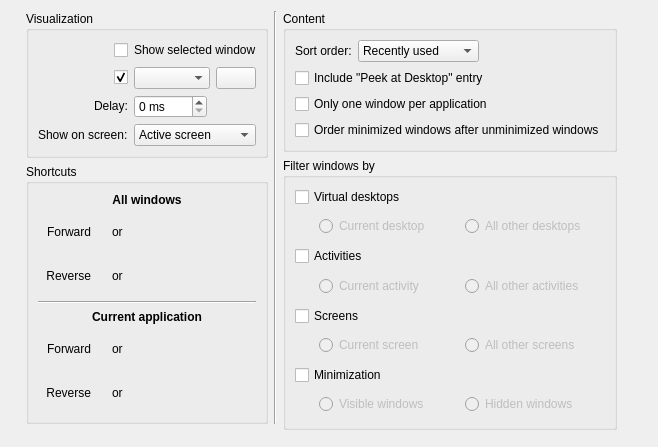
<?xml version="1.0" encoding="UTF-8"?>
<ui version="4.0">
 <class>NWinTabBoxConfigForm</class>
 <widget class="QWidget" name="NWinTabBoxConfigForm">
  <property name="geometry">
   <rect>
    <x>0</x>
    <y>0</y>
    <width>658</width>
    <height>418</height>
   </rect>
  </property>
  <layout class="QHBoxLayout" name="horizontalLayout_2" stretch="1,1,2">
   <item>
    <spacer name="horizontalSpacer_2">
     <property name="orientation">
      <enum>Qt::Horizontal</enum>
     </property>
     <property name="sizeHint" stdset="0">
      <size>
       <width>40</width>
       <height>20</height>
      </size>
     </property>
    </spacer>
   </item>
   <item>
    <layout class="QGridLayout" name="gridLayout_5">
     <item row="0" column="2">
      <widget class="QGroupBox" name="groupBox_3">
       <property name="title">
        <string>Content</string>
       </property>
       <property name="flat">
        <bool>true</bool>
       </property>
       <layout class="QGridLayout" name="gridLayout_2">
        <item row="1" column="0" rowspan="2" colspan="3">
         <widget class="QCheckBox" name="showDesktop">
          <property name="text">
           <string>Include &quot;Peek at Desktop&quot; entry</string>
          </property>
         </widget>
        </item>
        <item row="0" column="1">
         <widget class="QComboBox" name="switchingModeCombo">
          <property name="sizePolicy">
           <sizepolicy hsizetype="MinimumExpanding" vsizetype="Fixed">
            <horstretch>0</horstretch>
            <verstretch>0</verstretch>
           </sizepolicy>
          </property>
          <item>
           <property name="text">
            <string>Recently used</string>
           </property>
          </item>
          <item>
           <property name="text">
            <string>Stacking order</string>
           </property>
          </item>
         </widget>
        </item>
        <item row="3" column="0" colspan="3">
         <widget class="QCheckBox" name="oneAppWindow">
          <property name="text">
           <string>Only one window per application</string>
          </property>
          <property name="checked">
           <bool>false</bool>
          </property>
         </widget>
        </item>
        <item row="4" column="0" colspan="3">
         <widget class="QCheckBox" name="orderMinimized">
          <property name="text">
           <string>Order minimized windows after unminimized windows</string>
          </property>
          <property name="checked">
           <bool>false</bool>
          </property>
         </widget>
        </item>
        <item row="0" column="0">
         <widget class="QLabel" name="label_8">
          <property name="text">
           <string>Sort order:</string>
          </property>
          <property name="buddy">
           <cstring>switchingModeCombo</cstring>
          </property>
         </widget>
        </item>
        <item row="0" column="2">
         <spacer name="horizontalSpacer_4">
          <property name="orientation">
           <enum>Qt::Horizontal</enum>
          </property>
          <property name="sizeHint" stdset="0">
           <size>
            <width>40</width>
            <height>20</height>
           </size>
          </property>
         </spacer>
        </item>
       </layout>
      </widget>
     </item>
     <item row="1" column="2" rowspan="3">
      <widget class="QGroupBox" name="groupBox">
       <property name="title">
        <string>Filter windows by</string>
       </property>
       <property name="flat">
        <bool>true</bool>
       </property>
       <layout class="QVBoxLayout" name="verticalLayout">
        <item>
         <widget class="QCheckBox" name="filterDesktops">
          <property name="text">
           <string>Virtual desktops</string>
          </property>
          <property name="checked">
           <bool>false</bool>
          </property>
         </widget>
        </item>
        <item>
         <widget class="QWidget" name="desktopFilter" native="true">
          <property name="enabled">
           <bool>false</bool>
          </property>
          <layout class="QHBoxLayout" name="horizontalLayout_3">
           <property name="leftMargin">
            <number>0</number>
           </property>
           <property name="topMargin">
            <number>0</number>
           </property>
           <property name="rightMargin">
            <number>0</number>
           </property>
           <property name="bottomMargin">
            <number>0</number>
           </property>
           <item>
            <spacer name="horizontalSpacer_6">
             <property name="orientation">
              <enum>Qt::Horizontal</enum>
             </property>
             <property name="sizeType">
              <enum>QSizePolicy::Fixed</enum>
             </property>
             <property name="sizeHint" stdset="0">
              <size>
               <width>24</width>
               <height>20</height>
              </size>
             </property>
            </spacer>
           </item>
           <item>
            <widget class="QRadioButton" name="currentDesktop">
             <property name="text">
              <string>Current desktop</string>
             </property>
            </widget>
           </item>
           <item>
            <widget class="QRadioButton" name="otherDesktops">
             <property name="text">
              <string>All other desktops</string>
             </property>
            </widget>
           </item>
          </layout>
         </widget>
        </item>
        <item>
         <widget class="QCheckBox" name="filterActivities">
          <property name="text">
           <string>Activities</string>
          </property>
          <property name="checked">
           <bool>false</bool>
          </property>
         </widget>
        </item>
        <item>
         <widget class="QWidget" name="activityFilter" native="true">
          <property name="enabled">
           <bool>false</bool>
          </property>
          <layout class="QHBoxLayout" name="horizontalLayout_4">
           <property name="leftMargin">
            <number>0</number>
           </property>
           <property name="topMargin">
            <number>0</number>
           </property>
           <property name="rightMargin">
            <number>0</number>
           </property>
           <property name="bottomMargin">
            <number>0</number>
           </property>
           <item>
            <spacer name="horizontalSpacer_7">
             <property name="orientation">
              <enum>Qt::Horizontal</enum>
             </property>
             <property name="sizeType">
              <enum>QSizePolicy::Fixed</enum>
             </property>
             <property name="sizeHint" stdset="0">
              <size>
               <width>24</width>
               <height>20</height>
              </size>
             </property>
            </spacer>
           </item>
           <item>
            <widget class="QRadioButton" name="currentActivity">
             <property name="text">
              <string>Current activity</string>
             </property>
            </widget>
           </item>
           <item>
            <widget class="QRadioButton" name="otherActivities">
             <property name="text">
              <string>All other activities</string>
             </property>
            </widget>
           </item>
          </layout>
         </widget>
        </item>
        <item>
         <widget class="QCheckBox" name="filterScreens">
          <property name="text">
           <string>Screens</string>
          </property>
          <property name="checked">
           <bool>false</bool>
          </property>
         </widget>
        </item>
        <item>
         <widget class="QWidget" name="screenFilter" native="true">
          <property name="enabled">
           <bool>false</bool>
          </property>
          <layout class="QHBoxLayout" name="horizontalLayout_7">
           <property name="leftMargin">
            <number>0</number>
           </property>
           <property name="topMargin">
            <number>0</number>
           </property>
           <property name="rightMargin">
            <number>0</number>
           </property>
           <property name="bottomMargin">
            <number>0</number>
           </property>
           <item>
            <spacer name="horizontalSpacer_8">
             <property name="orientation">
              <enum>Qt::Horizontal</enum>
             </property>
             <property name="sizeType">
              <enum>QSizePolicy::Fixed</enum>
             </property>
             <property name="sizeHint" stdset="0">
              <size>
               <width>24</width>
               <height>20</height>
              </size>
             </property>
            </spacer>
           </item>
           <item>
            <widget class="QRadioButton" name="currentScreen">
             <property name="text">
              <string>Current screen</string>
             </property>
            </widget>
           </item>
           <item>
            <widget class="QRadioButton" name="otherScreens">
             <property name="text">
              <string>All other screens</string>
             </property>
            </widget>
           </item>
          </layout>
         </widget>
        </item>
        <item>
         <widget class="QCheckBox" name="filterMinimization">
          <property name="text">
           <string>Minimization</string>
          </property>
          <property name="checked">
           <bool>false</bool>
          </property>
         </widget>
        </item>
        <item>
         <widget class="QWidget" name="minimizationFilter" native="true">
          <property name="enabled">
           <bool>false</bool>
          </property>
          <layout class="QHBoxLayout" name="horizontalLayout_6">
           <property name="leftMargin">
            <number>0</number>
           </property>
           <property name="topMargin">
            <number>0</number>
           </property>
           <property name="rightMargin">
            <number>0</number>
           </property>
           <property name="bottomMargin">
            <number>0</number>
           </property>
           <item>
            <spacer name="horizontalSpacer_9">
             <property name="orientation">
              <enum>Qt::Horizontal</enum>
             </property>
             <property name="sizeType">
              <enum>QSizePolicy::Fixed</enum>
             </property>
             <property name="sizeHint" stdset="0">
              <size>
               <width>24</width>
               <height>20</height>
              </size>
             </property>
            </spacer>
           </item>
           <item>
            <widget class="QRadioButton" name="visibleWindows">
             <property name="text">
              <string>Visible windows</string>
             </property>
            </widget>
           </item>
           <item>
            <widget class="QRadioButton" name="hiddenWindows">
             <property name="text">
              <string>Hidden windows</string>
             </property>
            </widget>
           </item>
          </layout>
         </widget>
        </item>
       </layout>
      </widget>
     </item>
     <item row="3" column="0" rowspan="2">
      <spacer name="verticalSpacer">
       <property name="orientation">
        <enum>Qt::Vertical</enum>
       </property>
       <property name="sizeHint" stdset="0">
        <size>
         <width>20</width>
         <height>40</height>
        </size>
       </property>
      </spacer>
     </item>
     <item row="4" column="2">
      <spacer name="verticalSpacer_2">
       <property name="orientation">
        <enum>Qt::Vertical</enum>
       </property>
       <property name="sizeHint" stdset="0">
        <size>
         <width>20</width>
         <height>40</height>
        </size>
       </property>
      </spacer>
     </item>
     <item row="2" column="0">
      <widget class="QGroupBox" name="groupBox_4">
       <property name="title">
        <string>Shortcuts</string>
       </property>
       <property name="flat">
        <bool>true</bool>
       </property>
       <layout class="QGridLayout" name="gridLayout_4">
        <item row="1" column="0">
         <widget class="QLabel" name="label_3">
          <property name="text">
           <string>Forward</string>
          </property>
          <property name="alignment">
           <set>Qt::AlignRight|Qt::AlignTrailing|Qt::AlignVCenter</set>
          </property>
         </widget>
        </item>
        <item row="3" column="0" colspan="4">
         <widget class="Line" name="line">
          <property name="orientation">
           <enum>Qt::Horizontal</enum>
          </property>
         </widget>
        </item>
        <item row="0" column="0" colspan="4">
         <widget class="QLabel" name="label">
          <property name="font">
           <font>
            <weight>75</weight>
            <bold>true</bold>
           </font>
          </property>
          <property name="text">
           <string>All windows</string>
          </property>
          <property name="alignment">
           <set>Qt::AlignCenter</set>
          </property>
         </widget>
        </item>
        <item row="2" column="0">
         <widget class="QLabel" name="label_4">
          <property name="text">
           <string>Reverse</string>
          </property>
          <property name="alignment">
           <set>Qt::AlignRight|Qt::AlignTrailing|Qt::AlignVCenter</set>
          </property>
         </widget>
        </item>
        <item row="5" column="0">
         <widget class="QLabel" name="label_5">
          <property name="text">
           <string>Forward</string>
          </property>
          <property name="alignment">
           <set>Qt::AlignRight|Qt::AlignTrailing|Qt::AlignVCenter</set>
          </property>
         </widget>
        </item>
        <item row="6" column="0">
         <widget class="QLabel" name="label_6">
          <property name="text">
           <string>Reverse</string>
          </property>
          <property name="alignment">
           <set>Qt::AlignRight|Qt::AlignTrailing|Qt::AlignVCenter</set>
          </property>
         </widget>
        </item>
        <item row="6" column="1" colspan="3">
         <widget class="QWidget" name="scCurrentReverseContainer">
          <layout class="QHBoxLayout" name="scCurrentReverseLayout">
           <item>
            <widget class="KKeySequenceWidget" name="scCurrentReverse" native="true"/>
           </item>
           <item>
           <widget class="QLabel" name="scCurrentReverseOr">
            <property name="text">
             <string>or</string>
            </property>
           </widget>
           </item>
           <item>
            <widget class="KKeySequenceWidget" name="scCurrentReverseAlternate" native="true"/>
           </item>
           <item>
            <spacer name="scCurrentReverseSpacer">
             <property name="orientation">
              <enum>Qt::Horizontal</enum>
             </property>
             <property name="sizeHint" stdset="0">
              <size>
               <width>40</width>
               <height>20</height>
              </size>
             </property>
            </spacer>
           </item>
          </layout>
         </widget>
        </item>
        <item row="5" column="1" colspan="3">
         <widget class="QWidget" name="scCurrentContainer">
          <layout class="QHBoxLayout" name="scCurrentLayout">
           <item>
            <widget class="KKeySequenceWidget" name="scCurrent" native="true"/>
           </item>
           <item>
           <widget class="QLabel" name="scCurrentOr">
            <property name="text">
             <string>or</string>
            </property>
           </widget>
           </item>
           <item>
            <widget class="KKeySequenceWidget" name="scCurrentAlternate" native="true"/>
           </item>
           <item>
            <spacer name="scCurrentSpacer">
             <property name="orientation">
              <enum>Qt::Horizontal</enum>
             </property>
             <property name="sizeHint" stdset="0">
              <size>
               <width>40</width>
               <height>20</height>
              </size>
             </property>
            </spacer>
           </item>
          </layout>
         </widget>
        </item>
        <item row="4" column="0" colspan="4">
         <widget class="QLabel" name="label_2">
          <property name="font">
           <font>
            <weight>75</weight>
            <bold>true</bold>
           </font>
          </property>
          <property name="text">
           <string>Current application</string>
          </property>
          <property name="alignment">
           <set>Qt::AlignCenter</set>
          </property>
         </widget>
        </item>
        <item row="2" column="1" colspan="3">
         <widget class="QWidget" name="scAllReverseContainer">
          <layout class="QHBoxLayout" name="scAllReverseLayout">
           <item>
            <widget class="KKeySequenceWidget" name="scAllReverse" native="true"/>
           </item>
           <item>
           <widget class="QLabel" name="scAllReverseOr">
            <property name="text">
             <string>or</string>
            </property>
           </widget>
           </item>
           <item>
            <widget class="KKeySequenceWidget" name="scAllReverseAlternate" native="true"/>
           </item>
           <item>
            <spacer name="scAllReverseSpacer">
             <property name="orientation">
              <enum>Qt::Horizontal</enum>
             </property>
             <property name="sizeHint" stdset="0">
              <size>
               <width>40</width>
               <height>20</height>
              </size>
             </property>
            </spacer>
           </item>
          </layout>
         </widget>
        </item>
        <item row="1" column="1" colspan="3">
         <widget class="QWidget" name="scAllContainer">
          <layout class="QHBoxLayout" name="scAllLayout">
           <item>
            <widget class="KKeySequenceWidget" name="scAll" native="true"/>
           </item>
           <item>
           <widget class="QLabel" name="scAllOr">
            <property name="text">
             <string>or</string>
            </property>
           </widget>
           </item>
           <item>
            <widget class="KKeySequenceWidget" name="scAllAlternate" native="true"/>
           </item>
           <item>
            <spacer name="scAllSpacer">
             <property name="orientation">
              <enum>Qt::Horizontal</enum>
             </property>
             <property name="sizeHint" stdset="0">
              <size>
               <width>40</width>
               <height>20</height>
              </size>
             </property>
            </spacer>
           </item>
          </layout>
         </widget>
        </item>
       </layout>
      </widget>
     </item>
     <item row="0" column="0" rowspan="2">
      <widget class="QGroupBox" name="groupBox_2">
       <property name="title">
        <string>Visualization</string>
       </property>
       <property name="flat">
        <bool>true</bool>
       </property>
       <layout class="QGridLayout" name="gridLayout_3">
        <item row="0" column="0" alignment="Qt::AlignRight|Qt::AlignVCenter">
         <widget class="QCheckBox" name="kcfg_HighlightWindows">
          <property name="toolTip">
           <string>The currently selected window will be highlighted by fading out all other windows. This option requires desktop effects to be active.</string>
          </property>
          <property name="text">
           <string/>
          </property>
         </widget>
        </item>
        <item row="0" column="1" alignment="Qt::AlignLeft|Qt::AlignVCenter">
         <widget class="QLabel" name="label_HighlightWindows">
          <property name="text">
           <string>Show selected window</string>
          </property>
          <property name="buddy">
           <cstring>kcfg_HighlightWindows</cstring>
          </property>
         </widget>
        </item>
        <item row="1" column="0" alignment="Qt::AlignRight|Qt::AlignVCenter">
         <widget class="QCheckBox" name="kcfg_ShowTabBox">
          <property name="toolTip">
           <string>Enable the window list effect</string>
          </property>
          <property name="text">
           <string/>
          </property>
          <property name="checked">
           <bool>true</bool>
          </property>
         </widget>
        </item>
        <item row="1" column="1">
         <widget class="QWidget" name="widget_6" native="true">
          <layout class="QHBoxLayout" name="horizontalLayout">
           <property name="leftMargin">
            <number>0</number>
           </property>
           <property name="topMargin">
            <number>0</number>
           </property>
           <property name="rightMargin">
            <number>0</number>
           </property>
           <property name="bottomMargin">
            <number>0</number>
           </property>
           <item>
            <widget class="QComboBox" name="effectCombo">
             <property name="sizePolicy">
              <sizepolicy hsizetype="MinimumExpanding" vsizetype="Fixed">
               <horstretch>0</horstretch>
               <verstretch>0</verstretch>
              </sizepolicy>
             </property>
             <property name="toolTip">
              <string>The effect to replace the list window when desktop effects are active.</string>
             </property>
            </widget>
           </item>
           <item>
            <widget class="QPushButton" name="effectPreviewButton">
             <property name="sizePolicy">
              <sizepolicy hsizetype="Minimum" vsizetype="Fixed">
               <horstretch>0</horstretch>
               <verstretch>0</verstretch>
              </sizepolicy>
             </property>
             <property name="icon">
              <iconset theme="view-preview"/>
             </property>
            </widget>
           </item>
          </layout>
         </widget>
        </item>
        <item row="2" column="0" alignment="Qt::AlignRight|Qt::AlignVCenter">
         <widget class="QLabel" name="label_DelayTime">
          <property name="whatsThis">
           <string>The time in milliseconds to wait before showing the task switcher.</string>
          </property>
          <property name="text">
           <string>Delay:</string>
          </property>
          <property name="buddy">
           <cstring>kcfg_DelayTime</cstring>
          </property>
         </widget>
        </item>
        <item row="2" column="1" alignment="Qt::AlignLeft|Qt::AlignVCenter">
         <widget class="QSpinBox" name="kcfg_DelayTime">
          <property name="sizePolicy">
           <sizepolicy hsizetype="Fixed" vsizetype="Fixed">
            <horstretch>0</horstretch>
            <verstretch>0</verstretch>
           </sizepolicy>
          </property>
          <property name="suffix">
           <string> ms</string>
          </property>
          <property name="minimum">
           <number>0</number>
          </property>
          <property name="maximum">
           <number>5000</number>
          </property>
          <property name="singleStep">
           <number>50</number>
          </property>
          <property name="value">
           <number>0</number>
          </property>
          <property name="toolTip">
           <string>Delay before the window list appears</string>
          </property>
         </widget>
        </item>
        <item row="3" column="0">
         <widget class="QLabel" name="label_showScreen">
          <property name="text">
           <string>Show on screen:</string>
          </property>
          <property name="buddy">
           <cstring>showScreenCombo</cstring>
          </property>
         </widget>
        </item>
        <item row="3" column="1">
         <widget class="QComboBox" name="showScreenCombo">
          <property name="sizePolicy">
           <sizepolicy hsizetype="MinimumExpanding" vsizetype="Fixed">
            <horstretch>0</horstretch>
            <verstretch>0</verstretch>
           </sizepolicy>
          </property>
          <property name="toolTip">
           <string>Select which screen the task switcher should be displayed on.</string>
          </property>
          <item>
           <property name="text">
            <string>Active screen</string>
           </property>
          </item>
          <item>
           <property name="text">
            <string>Primary screen</string>
           </property>
          </item>
         </widget>
        </item>
       </layout>
      </widget>
     </item>
     <item row="0" column="1" rowspan="3">
      <widget class="Line" name="line_2">
       <property name="orientation">
        <enum>Qt::Vertical</enum>
       </property>
      </widget>
     </item>
    </layout>
   </item>
   <item>
    <spacer name="horizontalSpacer">
     <property name="orientation">
      <enum>Qt::Horizontal</enum>
     </property>
     <property name="sizeHint" stdset="0">
      <size>
       <width>40</width>
       <height>20</height>
      </size>
     </property>
    </spacer>
   </item>
  </layout>
 </widget>
 <customwidgets>
  <customwidget>
   <class>KKeySequenceWidget</class>
   <extends>QWidget</extends>
   <header>kkeysequencewidget.h</header>
  </customwidget>
 </customwidgets>
 <tabstops>
  <tabstop>kcfg_HighlightWindows</tabstop>
  <tabstop>kcfg_ShowTabBox</tabstop>
  <tabstop>effectCombo</tabstop>
  <tabstop>effectPreviewButton</tabstop>
  <tabstop>showScreenCombo</tabstop>
  <tabstop>switchingModeCombo</tabstop>
  <tabstop>showDesktop</tabstop>
  <tabstop>oneAppWindow</tabstop>
  <tabstop>filterDesktops</tabstop>
  <tabstop>currentDesktop</tabstop>
  <tabstop>otherDesktops</tabstop>
  <tabstop>filterActivities</tabstop>
  <tabstop>currentActivity</tabstop>
  <tabstop>otherActivities</tabstop>
  <tabstop>filterScreens</tabstop>
  <tabstop>currentScreen</tabstop>
  <tabstop>otherScreens</tabstop>
  <tabstop>filterMinimization</tabstop>
  <tabstop>visibleWindows</tabstop>
  <tabstop>hiddenWindows</tabstop>
 </tabstops>
 <resources/>
 <connections>
  <connection>
   <sender>filterDesktops</sender>
   <signal>toggled(bool)</signal>
   <receiver>desktopFilter</receiver>
   <slot>setEnabled(bool)</slot>
   <hints>
    <hint type="sourcelabel">
     <x>541</x>
     <y>172</y>
    </hint>
    <hint type="destinationlabel">
     <x>701</x>
     <y>197</y>
    </hint>
   </hints>
  </connection>
  <connection>
   <sender>filterActivities</sender>
   <signal>toggled(bool)</signal>
   <receiver>activityFilter</receiver>
   <slot>setEnabled(bool)</slot>
   <hints>
    <hint type="sourcelabel">
     <x>543</x>
     <y>222</y>
    </hint>
    <hint type="destinationlabel">
     <x>701</x>
     <y>247</y>
    </hint>
   </hints>
  </connection>
  <connection>
   <sender>filterScreens</sender>
   <signal>toggled(bool)</signal>
   <receiver>screenFilter</receiver>
   <slot>setEnabled(bool)</slot>
   <hints>
    <hint type="sourcelabel">
     <x>555</x>
     <y>272</y>
    </hint>
    <hint type="destinationlabel">
     <x>701</x>
     <y>297</y>
    </hint>
   </hints>
  </connection>
  <connection>
   <sender>filterMinimization</sender>
   <signal>toggled(bool)</signal>
   <receiver>minimizationFilter</receiver>
   <slot>setEnabled(bool)</slot>
   <hints>
    <hint type="sourcelabel">
     <x>558</x>
     <y>322</y>
    </hint>
    <hint type="destinationlabel">
     <x>701</x>
     <y>347</y>
    </hint>
   </hints>
  </connection>
  <connection>
   <sender>kcfg_ShowTabBox</sender>
   <signal>toggled(bool)</signal>
   <receiver>widget_6</receiver>
   <slot>setEnabled(bool)</slot>
   <hints>
    <hint type="sourcelabel">
     <x>164</x>
     <y>125</y>
    </hint>
    <hint type="destinationlabel">
     <x>230</x>
     <y>108</y>
    </hint>
   </hints>
  </connection>
 </connections>
</ui>
